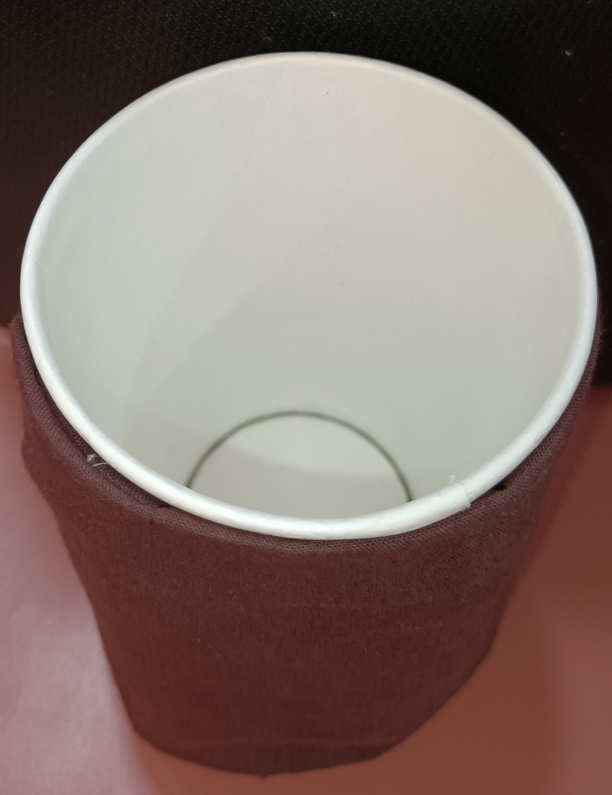
#> input picture Image_Processing/Test/empty.jpg, 1836 x 2383 px, found by its file name (shown at 1/3 size)
$ python main.py
#> lines starting #> are read from the running program, lines starting #| are printed output that depends on the picture; after the words box and inside, x2 and y2 are one past the last pixel; in counts of white or black regions, pixels touching at a corner belong together; long printed decimals are rounded
#> further down, empty is the input picture: shape (2383, 1836, 3); mean B, G, R 110.2, 117.3, 134.8
### Image_Processing/detector.py
import cv2 as cv
import numpy as np

'''
DepthDetector class : Has functions that would aid in findexing the depth
'''

class DepthDetector:
    def __init__(self):
        pass
    '''
    Preprocessing
    >>> Aim is to findex the image edges for the detection algorithm to work
    >>> The image after processing would return a 2 pixel image with 255 for the edges
    '''
    def preprocess(self,image):
        #Reducing the size
        half = cv.resize(image, (0, 0), fx = 0.1, fy = 0.1)
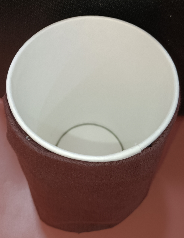
#> half: shape (238, 184, 3); mean B, G, R 110.2, 117.3, 134.7
        #Converting to grayscale
        gray = cv.cvtColor(half,cv.COLOR_BGR2GRAY)
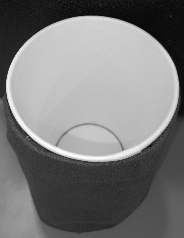
#> gray: shape (238, 184); min 7, max 253, mean 121.7
        #Reducing the noise in the image
        blur = cv.GaussianBlur(gray,(7,7),cv.BORDER_DEFAULT)
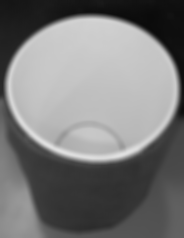
#> blur: shape (238, 184); min 11, max 225, mean 121.7
        #Adding a mask
        mask = cv.adaptiveThreshold(blur, 255, cv.ADAPTIVE_THRESH_MEAN_C, cv.THRESH_BINARY_INV, 19, 5)
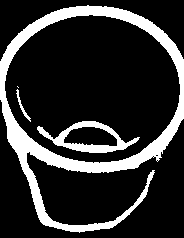
#> mask: shape (238, 184); 18.5% white; 4 white regions (1 under 20 px), largest, box (x1, y1, x2, y2) and area: (0, 5, 184, 233) 6964, (37, 121, 140, 153) 1047, (16, 89, 31, 122) 88
        # Findexing contours
        # contours,_ = cv.findexContours(mask, cv.RETR_EXTERNAL, cv.CHAIN_APPROX_SIMPLE)
        return mask

    # Function to calculate the clustring of white pixels of an array
    def getclusters(self,Array,deviation = 0):
        '''
        >>> On analyzing the image verically, we can see the edge pixels would clutter
        >>> Using this function the starting indexex of the cluster and the amount of pixels that
            cluster after that indexex would be returned
        >>> Array : input image
        >>> Deviation : Pixels to move away from the central line
        '''
#> called with deviation = 0
        Array = np.array(Array)
        l = Array[:,int(Array.shape[1]/2) + deviation]
#> l = 238 values, max 255 at index 6, min 0 at index 0, mean 45
        white = []
        countWhite = 0
        for index,val in enumerate(l):
            try:
                if (val == 255) :
                    if(l[index+1] != 0):
                        countWhite = countWhite + 1
                    else:
                        white.append([index,countWhite])
                        countWhite = 0
            except:
                pass
#> this loop made 238 passes
#> (val, countWhite) on passes 7 to 15: (255, 1), (255, 2), (255, 3), (255, 4), (255, 5), (255, 6), (255, 7), (255, 8), (255, 0)
#> countWhite on passes 122 to 127: 1, 2, 3, 4, 5, 0
#> after the loop, white = [[14, 8], [126, 5], [152, 8], [172, 10], [230, 6]]
        return(white)

    def get_depth_perc(self,empty,filled):
        w1 = self.getclusters(empty)
#> w1 = [[14, 8], [126, 5], [152, 8], [172, 10], [230, 6]]
        w2 = self.getclusters(filled)
#> the loop in getclusters (call 2), `for index,val in enumerate(l):` made 238 passes
#> w2 = [[14, 8], [126, 5], [152, 8], [172, 10], [230, 6]]
        print(w1)
#| [[14, 8], [126, 5], [152, 8], [172, 10], [230, 6]]
        print(w2)
#| [[14, 8], [126, 5], [152, 8], [172, 10], [230, 6]]
        len1 = (w1[1][0]) - (w1[0][0] + w1[0][1])
#> len1 = 104
        len2 = (w2[1][0]) - (w2[0][0] + w2[0][1])
#> len2 = 104
        return(100 - ((len2/len1)*100))

    def get_depth_perc_approx(self,empty,filled,size):
        vals = []
        for i in range(-1*size,1*size):
            w1 = self.getclusters(empty,i)
            w2 = self.getclusters(filled,i)
            #print(w1)
            #print(w2)
            len1 = (w1[1][0]) - (w1[0][0] + w1[0][1])
            len2 = (w2[1][0]) - (w2[0][0] + w2[0][1])
            vals.append((100 - ((len2/len1)*100)))
        return (sum(vals)/len(vals))

### Image_Processing/main.py
import os
from detector import *
import cv2 as cv
import numpy as np
import matplotlib.pyplot as plt


detector = DepthDetector()

empty = cv.imread("Image_Processing\Test\empty.jpg")
p_empty = detector.preprocess(empty)
# cv.imshow("empty",p_empty)

def plot_image(image_1, image_2,title_1,title_2):
    plt.figure(figsize=(5,5))
    plt.subplot(1, 2, 1)
    plt.imshow(image_1,cmap="gray")
    plt.title(title_1)
    plt.subplot(1, 2, 2)
    plt.imshow(image_2,cmap="gray")
    plt.title(title_2)
    plt.show()

images = os.listdir(r"C:\Users\USER\Waste-Management-aided-by-image-analysis\Image_Processing\Test")
DIR = r"C:\Users\USER\Waste-Management-aided-by-image-analysis\Image_Processing\Test"
data = []
empty = cv.imread(os.path.join(DIR,"empty.jpg"))
p_empty = detector.preprocess(empty)
for i in images:
    img_path = os.path.join(DIR,i)
    img = cv.imread(img_path)
    p_img = detector.preprocess(img)

    # print(p_img)
    perc = detector.get_depth_perc(p_empty,p_img)
#> perc = 0
    perc2 = detector.get_depth_perc_approx(p_empty,p_img,20)
#> the loop in get_depth_perc_approx, `for i in range(-1*size,1*size):` made 40 passes
#> (w2, len1, len2) on passes 1 to 11: ([[16, 9], [129, 4], [149, 6], [170, 11], [231, 6]], 104, 104), ([[16, 9], [128, 4], [149, 6], [170, 10], [231, 6]], 103, 103), ([[16, 9], [128, 4], [149, 5], [170, 10], [231, 6]], 103, 103), ([[16, 9], [128, 5], [149, 6], [170, 10], [231, 6]], 103, 103), ([[15, 9], [128, 5], [150, 7], [170, 10], [231, 6]], 104, 104), ([[15, 9], [128, 5], [150, 6], [171, 11], [231, 6]], 104, 104), ([[15, 9], [127, 5], [150, 6], [170, 9], [231, 6]], 103, 103), ([[15, 9], [127, 5], [150, 7], [170, 9], [232, 7]], 103, 103), ([[15, 9], [127, 5], [150, 6], [171, 10], [231, 6]], 103, 103), ([[15, 9], [127, 5], [151, 7], [171, 10], [231, 6]], 103, 103), ([[15, 9], [126, 5], [151, 8], [171, 10], [231, 6]], 102, 102)
#> after the loop in get_depth_perc_approx, `for i in range(-1*size,1*size):`: vals = 40 values from 0 to 0
#> perc2 = 0
    data.append(round(perc2,2))
    # Perc -> returns the value from image center
    print(i," ",perc,"%")
#| empty.jpg   0.0 %
    # Perc2 -> return the value averged over different centres
    print(i," ",perc2,"%")
#| empty.jpg   0.0 %
    plot_image(p_empty,p_img,("empty : 0%"),("filled : "+str(perc2)+"%"))
#> pass 2 of the loop `for i in images:`:
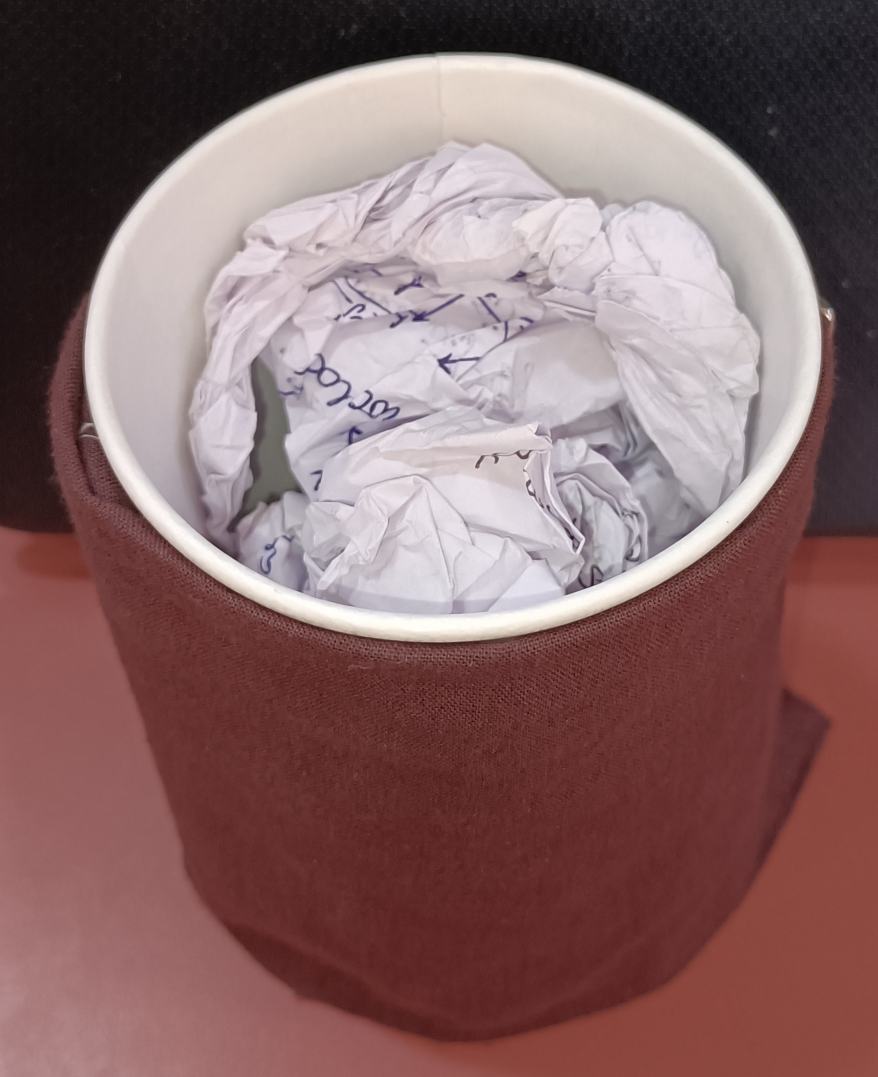
#> input picture Image_Processing/Test/image1.jpg, 1756 x 2154 px, found by its file name (shown at 1/2 size)
#> img is the input picture: shape (2154, 1756, 3); mean B, G, R 104.6, 104.1, 134.9
#> half: shape (215, 176, 3)
#> gray: shape (215, 176)
#> in preprocess (call 4), `blur = cv.GaussianBlur(gray,(7,7),cv.BORDER_DEFAULT)`:
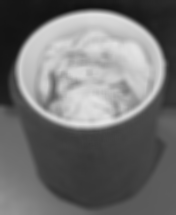
#> blur: shape (215, 176); min 17, max 228, mean 113.4
#> in preprocess (call 4), `mask = cv.adaptiveThreshold(blur, 255, cv.ADAPTIVE_THRESH_MEAN_C, cv.T..`:
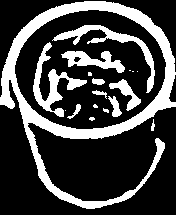
#> mask: shape (215, 176); 26% white; 18 white regions (8 under 20 px), largest, box (x1, y1, x2, y2) and area: (0, 1, 176, 209) 6397, (33, 42, 87, 117) 1044, (52, 25, 155, 93) 988
#| [[14, 8], [126, 5], [152, 8], [172, 10], [230, 6]]
#| [[9, 8], [30, 5], [43, 2], [64, 8], [75, 3], [138, 9], [208, 7]]
#> perc = 87.5
#> the loop in get_depth_perc_approx (call 2), `for i in range(-1*size,1*size):` made 40 passes
#> (w1, len1, len2) on passes 1 to 7: ([[16, 9], [129, 4], [149, 6], [170, 11], [231, 6]], 104, 15), ([[16, 9], [128, 4], [149, 6], [170, 10], [231, 6]], 103, 17), ([[16, 9], [128, 4], [149, 5], [170, 10], [231, 6]], 103, 17), ([[16, 9], [128, 5], [149, 6], [170, 10], [231, 6]], 103, 15), ([[15, 9], [128, 5], [150, 7], [170, 10], [231, 6]], 104, 15), ([[15, 9], [128, 5], [150, 6], [171, 11], [231, 6]], 104, 15), ([[15, 9], [127, 5], [150, 6], [170, 9], [231, 6]], 103, 17)
#> perc2 = 86.37
#| image1.jpg   87.5 %
#| image1.jpg   86.366 %
#> pass 3 of the loop `for i in images:`:
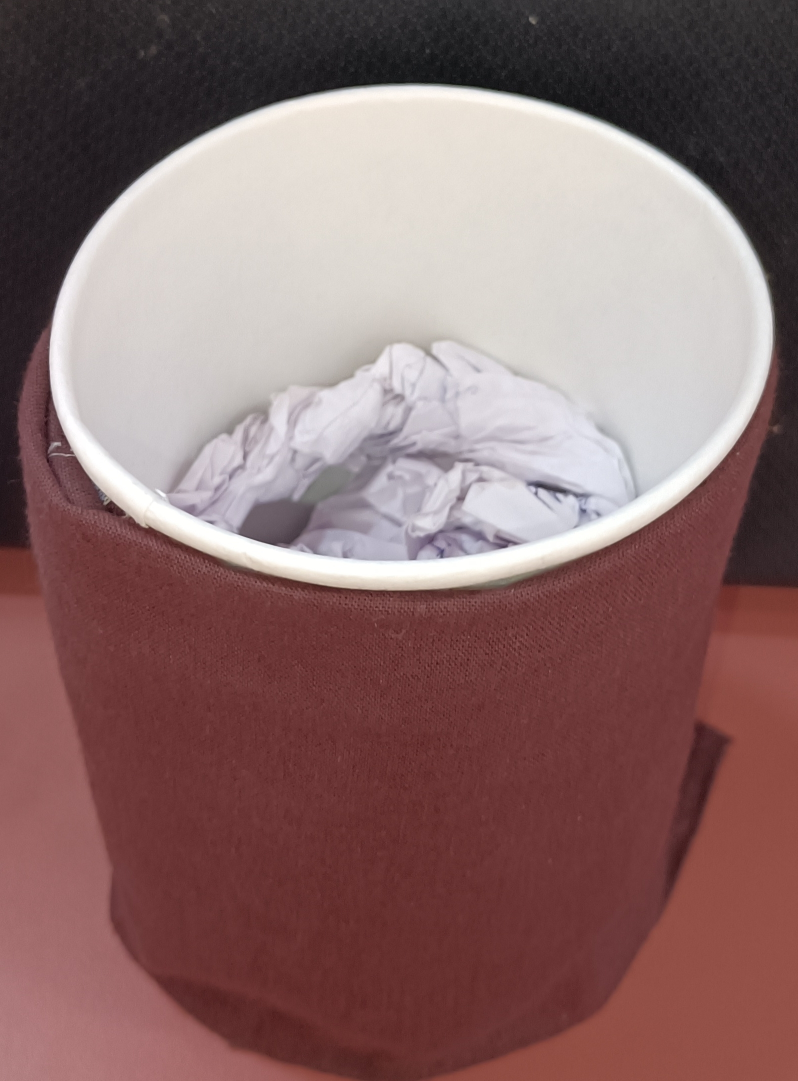
#> input picture Image_Processing/Test/image2.jpg, 1596 x 2161 px, found by its file name (shown at 1/2 size)
#> img is the input picture: shape (2161, 1596, 3); mean B, G, R 107.5, 108, 138
#> half: shape (216, 160, 3)
#> gray: shape (216, 160)
#> in preprocess (call 5), `blur = cv.GaussianBlur(gray,(7,7),cv.BORDER_DEFAULT)`:
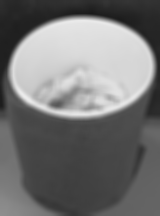
#> blur: shape (216, 160); min 26, max 236, mean 116.9
#> in preprocess (call 5), `mask = cv.adaptiveThreshold(blur, 255, cv.ADAPTIVE_THRESH_MEAN_C, cv.T..`:
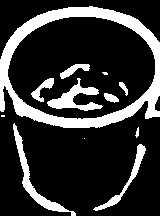
#> mask: shape (216, 160); 20.1% white; 12 white regions (3 under 20 px), largest, box (x1, y1, x2, y2) and area: (0, 6, 160, 128) 4447, (13, 123, 76, 216) 766, (47, 78, 103, 111) 680
#| [[14, 8], [126, 5], [152, 8], [172, 10], [230, 6]]
#| [[16, 9], [67, 3], [79, 0], [92, 6], [109, 4], [127, 9]]
#> perc = 59.62
#> perc2 = 49.86
#| image2.jpg   59.615 %
#| image2.jpg   49.855 %

import webbrowser
import time

final_value = perc2
#> final_value = 49.86

html_content = f'''<!DOCTYPE html>
<html lang="en">
<head>
    <meta charset="UTF-8">
    <meta http-equiv="X-UA-Compatible" content="IE=edge">
    <meta name="viewport" content="width=device-width, initial-scale=1.0">
    <link rel="stylesheet" href="style.css">
    <title>helloworld</title>
    <link rel="shortcut icon" type="image/jpg" href="bin-logo.png"/>
</head>
<body>
    <h1>Find the nearest place for waste disposal</h1>
    <div id="main">

    <div id="map">
          <img src="map.png" alt="Google Regional Map">
        <h3>Cochin University of Science and Technology</h3>

    </div>

   <div id="list">
        <h2>Waste Bins</h2>
        <table class="table">
          <tr>
            <td>Sarovar Mens Hostel</td>
            <td>{data[1]}%</td>
          </tr>
          <tr>
            <td>Department of Biotechnology</td>
            <td>{data[2]}%</td>
          </tr>
          <tr>
            <td>Cafe CUSAT</td>
#> (the run stopped early here; a loop or call above may not have finished)
